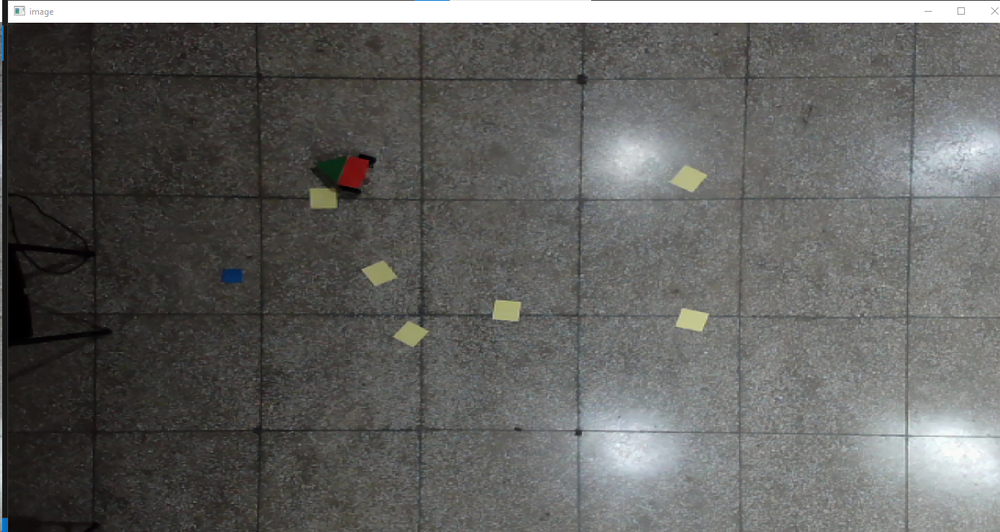
#> input picture Project/arduino-object-detection/images/1.png, 1000 x 532 px, shrunk from 1365 x 726 before the run
$ python test.py
#> lines starting #> are read from the running program, lines starting #| are printed output that depends on the picture
import cv2
import numpy as np

img = cv2.imread('images/1.png')
#> img is the input picture: shape (532, 1000, 3); mean B, G, R 96.3, 98.5, 98.5
# [7 lines of commented-out code are left out]
kernel = np.ones((5, 5), np.uint8)


# img = cv2.erode(img, kernel, iterations=3)

hsv_image = cv2.cvtColor(img, cv2.COLOR_BGR2HSV)
#> hsv_image: shape (532, 1000, 3); mean H, S, V 41.8, 18.6, 100.2
hsv_image[:, :, 1] = np.clip(hsv_image[:, :, 1] * 1, 0, 255)
img = cv2.cvtColor(hsv_image, cv2.COLOR_HSV2BGR)

# img = cv2.GaussianBlur(img, (15,15), 0)
img = cv2.dilate(img, kernel, iterations=1)
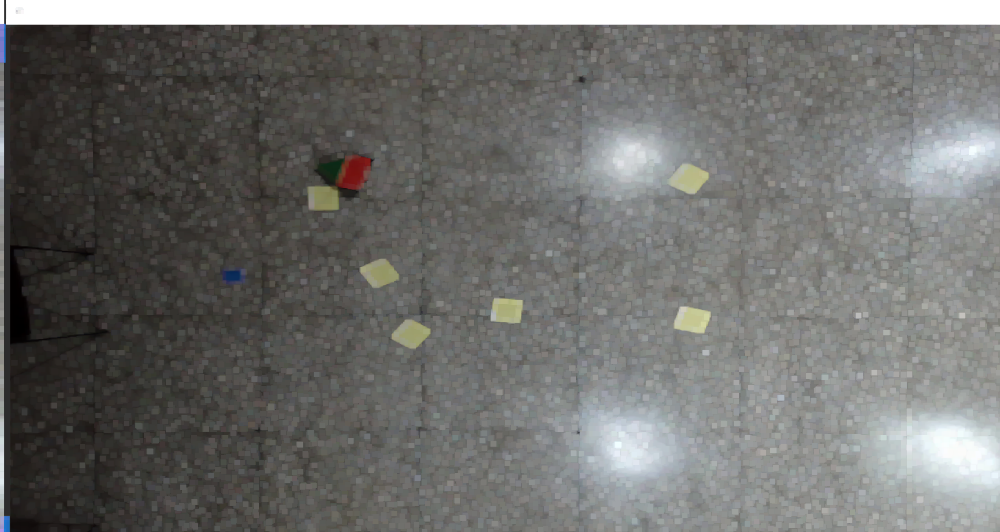
#> img: shape (532, 1000, 3); mean B, G, R 110.3, 112.6, 112.5

cv2.imshow('name', img)
cv2.waitKey(0)

$ run again, with Project/arduino-object-detection/images/WIN_20240202_11_22_09_Pro.jpg saved as Project/arduino-object-detection/images/1.png
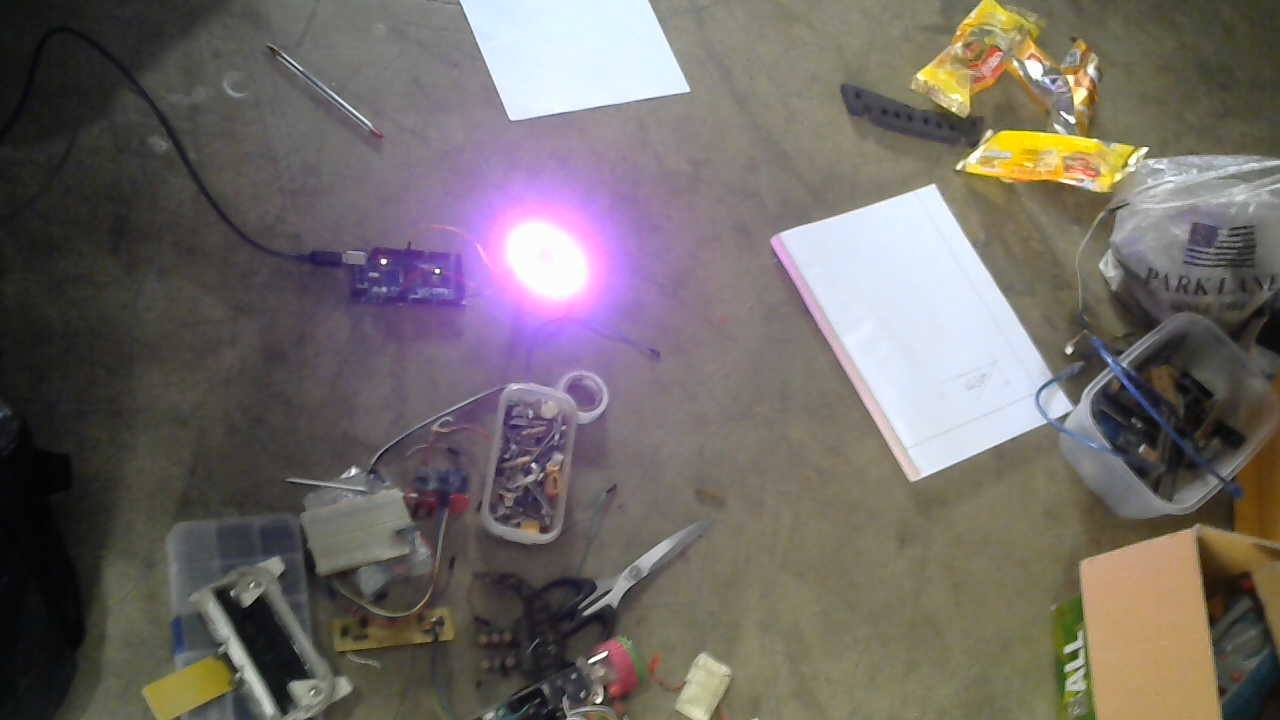
#> input picture Project/arduino-object-detection/images/WIN_20240202_11_22_09_Pro.jpg, 1280 x 720 px
#> img is the input picture: shape (720, 1280, 3); mean B, G, R 102.6, 106.2, 113
#> hsv_image: shape (720, 1280, 3); mean H, S, V 59.9, 46.1, 117.6
#> `img = cv2.dilate(img, kernel, iterations=1)`:
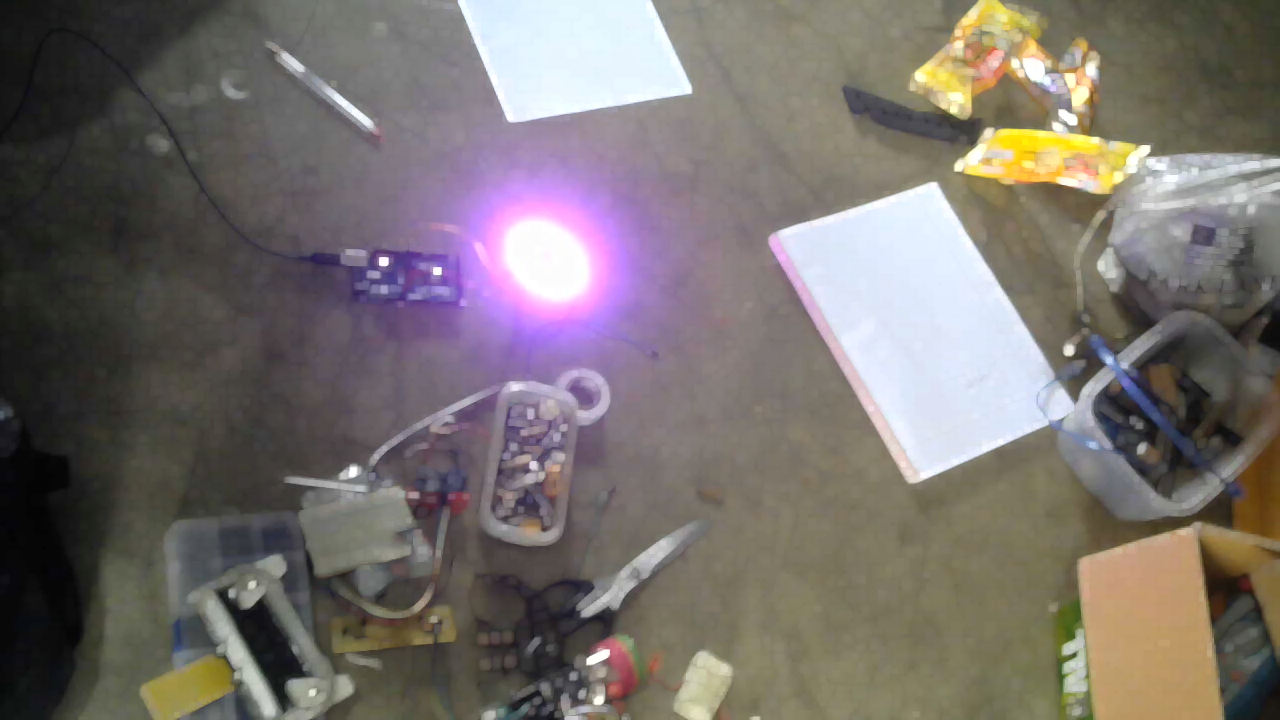
#> img: shape (720, 1280, 3); mean B, G, R 109.5, 112.7, 119.7

$ run again, with Project/arduino-object-detection/images/WIN_20240202_11_24_00_Pro.jpg saved as Project/arduino-object-detection/images/1.png
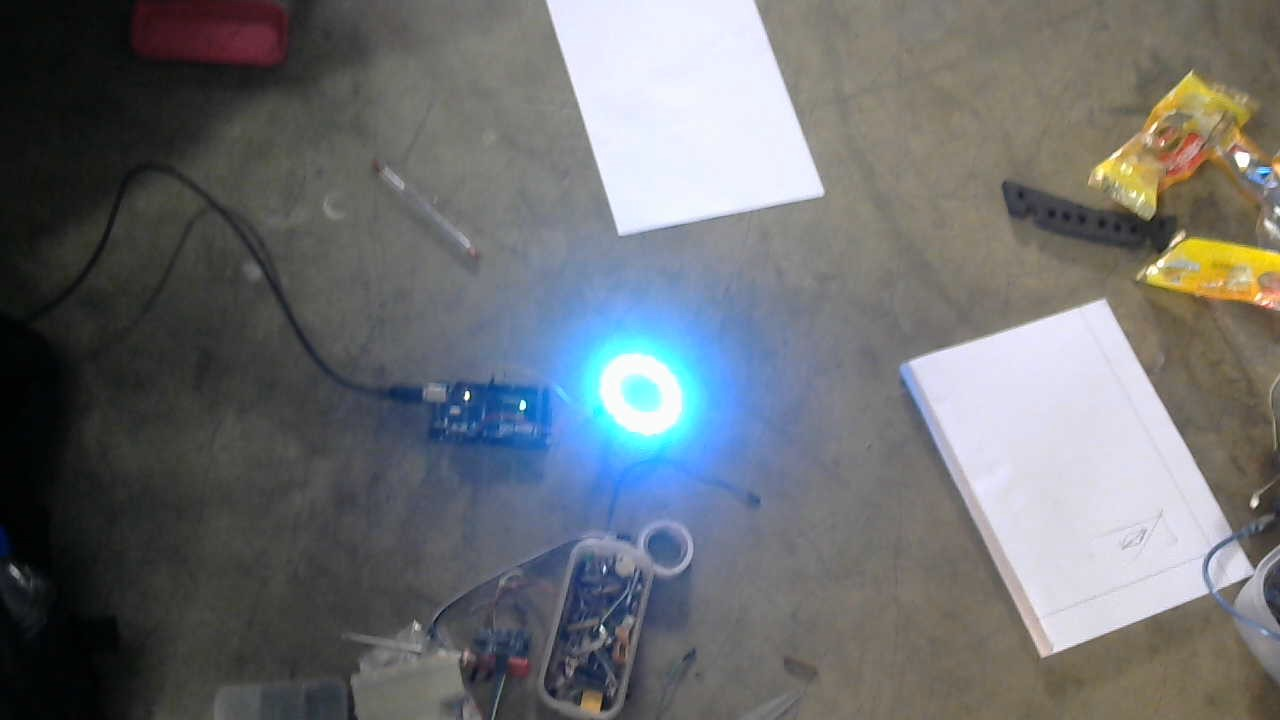
#> input picture Project/arduino-object-detection/images/WIN_20240202_11_24_00_Pro.jpg, 1280 x 720 px
#> img is the input picture: shape (720, 1280, 3); mean B, G, R 113.8, 111.5, 109
#> hsv_image: shape (720, 1280, 3); mean H, S, V 60.2, 41.9, 122.2
#> `img = cv2.dilate(img, kernel, iterations=1)`:
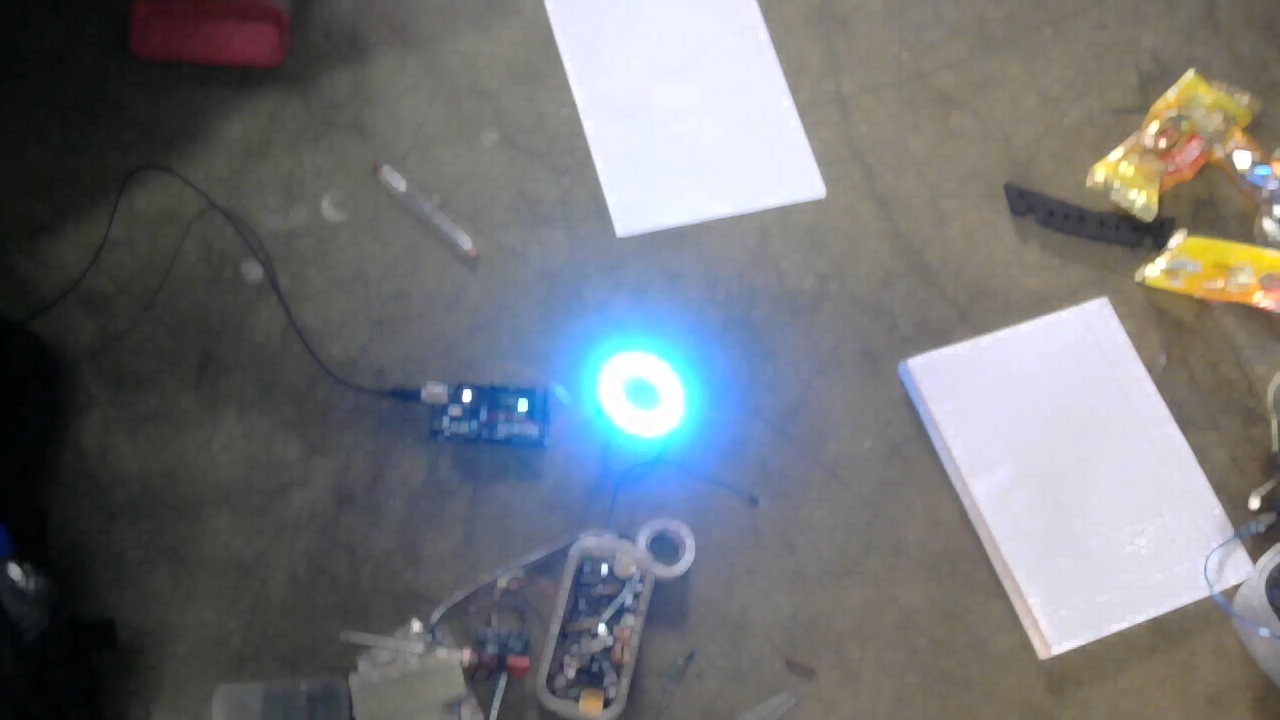
#> img: shape (720, 1280, 3); mean B, G, R 118.3, 115.7, 113.5

$ run again, with Project/arduino-object-detection/images/a2.jpg saved as Project/arduino-object-detection/images/1.png
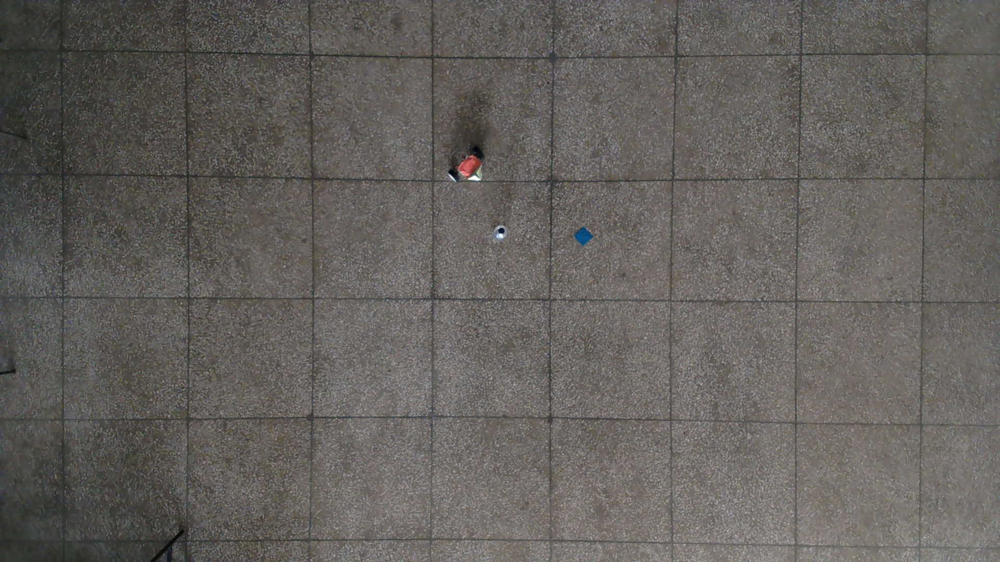
#> input picture Project/arduino-object-detection/images/a2.jpg, 1000 x 562 px, shrunk from 1920 x 1080 before the run
#> img is the input picture: shape (562, 1000, 3); mean B, G, R 92.9, 96.6, 100.1
#> hsv_image: shape (562, 1000, 3); mean H, S, V 27.4, 20.3, 100.4
#> `img = cv2.dilate(img, kernel, iterations=1)`:
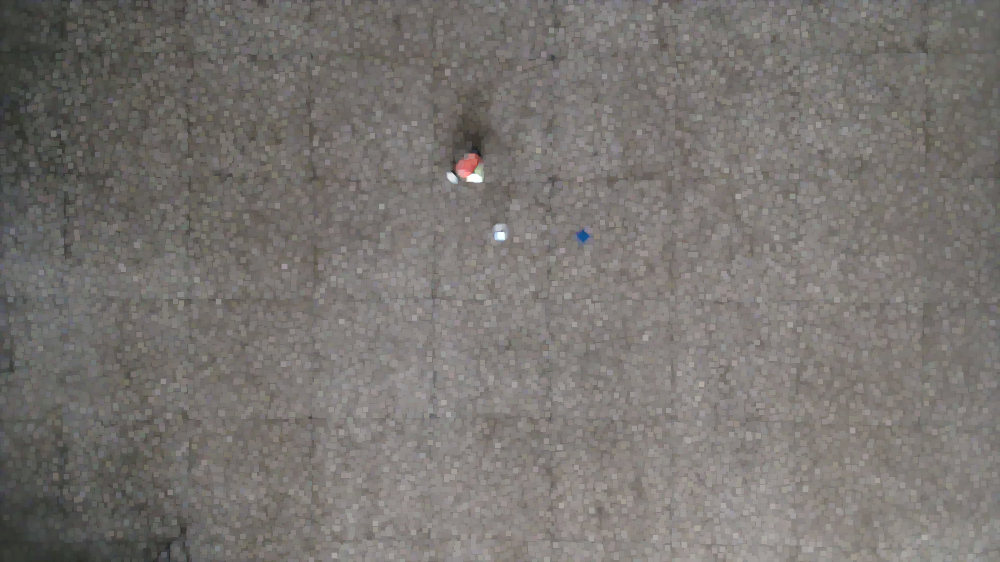
#> img: shape (562, 1000, 3); mean B, G, R 112.7, 116.3, 120.2
